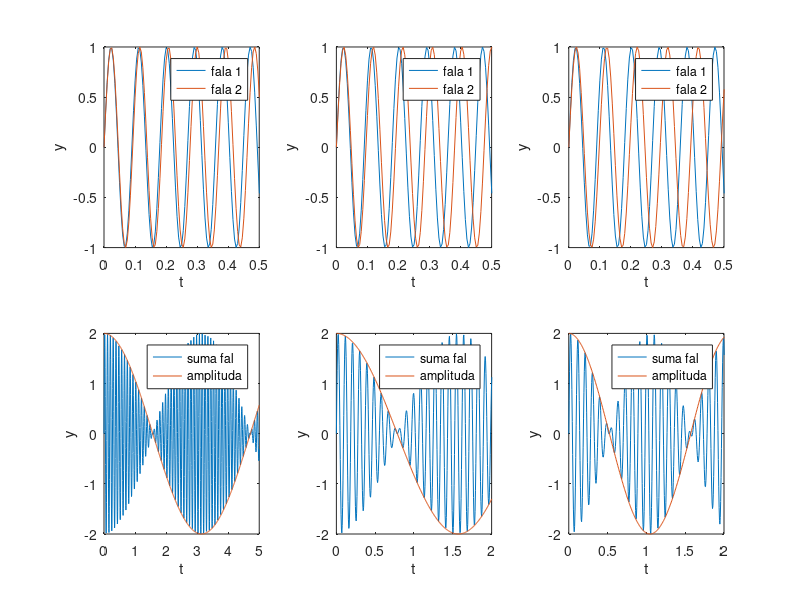

Write MATLAB code to recreate this figure.

#dane
N = 1000;
x = linspace(0,5, N);

omega_org = 70;
omega_a = 68;
omega_b = 66;
omega_c = 64;

A = 1;
y1 = A*sin(omega_org.*x);

#wykres 1
y2 = A.*sin(omega_a.*x);

subplot(2, 3, 1);
plot(x, y1);
hold on;
plot(x, y2);

axis([0 0.5 -1 1]);
legend('fala 1', 'fala 2');
xlabel('t');
ylabel('y');
hold off;

#wykres 2
y2 = A.*sin(omega_b.*x);

subplot(2, 3, 2);
plot(x, y1);
hold on;
plot(x, y2);

axis([0 0.5 -1 1]);
legend('fala 1', 'fala 2');
xlabel('t');
ylabel('y');
hold off;

#wykres 3
y2 = A.*sin(omega_c.*x);

subplot(2, 3, 3);
plot(x, y1);
hold on;
plot(x, y2);

axis([0 0.5 -1 1]);
legend('fala 1', 'fala 2');
xlabel('t');
ylabel('y');
hold off;

#wykres 4
y2 = A.*sin(omega_a.*x);
B = 2*A*cos(((omega_org-omega_a).*x)/2);

subplot(2, 3, 4);
plot(x, y1+y2);
hold on;
plot(x, B);

axis([0 5 -2 2]);
legend('suma fal', 'amplituda');
xlabel('t');
ylabel('y');
hold off;

#wykres 5
y2 = A.*sin(omega_b.*x);
B = 2*A*cos(((omega_org-omega_b).*x)/2);

subplot(2, 3, 5);
plot(x, y1+y2);
hold on;
plot(x, B);

axis([0 2 -2 2]);
legend('suma fal', 'amplituda');
xlabel('t');
ylabel('y');
hold off;

#wykres 6
y2 = A.*sin(omega_c.*x);
B = 2*A*cos(((omega_org-omega_c).*x)/2);

subplot(2, 3, 6);
plot(x, y1+y2);
hold on;
plot(x, B);

axis([0 2 -2 2]);
legend('suma fal', 'amplituda');
xlabel('t');
ylabel('y');
hold off;